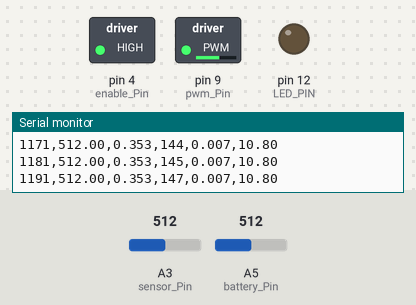
Bench run of a sketch on a simulated Arduino Uno, built with avr-gcc and run on an emulated ATmega328P. Parts: switched loads named in the sketch (green lamp = pin HIGH), output pins drawn as LEDs (lit = HIGH), the last lines printed to the serial monitor. The test bench sets the inputs (shaded band); at power-on: A3 (sensor_Pin) = 512, A5 (battery_Pin) = 512.

Above: at 3.2 s.
3.3 s: A3 (sensor_Pin) set to 716
At 4.4 s:
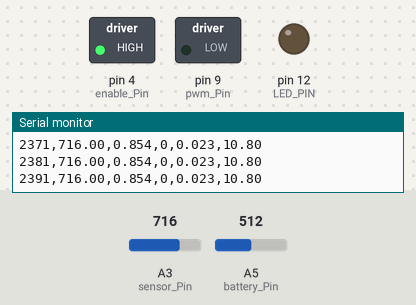
5.3 s: A3 (sensor_Pin) set to 122
At 6.53 s:
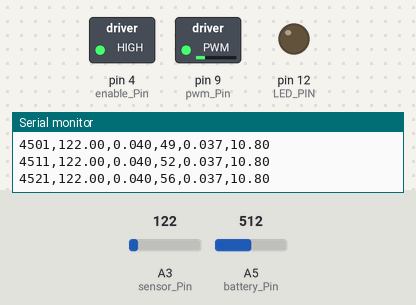
At 7.35 s:
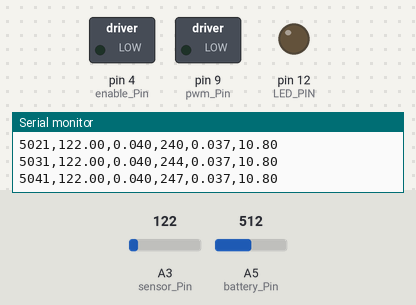
Timing chart, 0 to 14.3 s (numbered marks = the images above; inputs shaded):
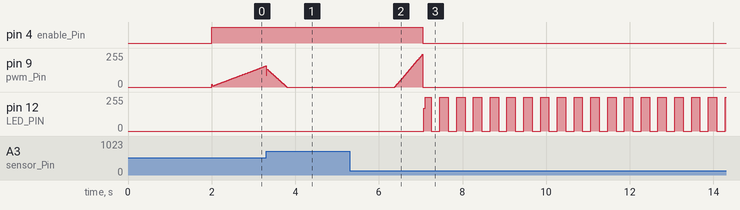

The sketch:

Active_Air_Sampler.ino
```cpp
// (licence header left out)
const float flow_Setting=0.5;  //Desired Flow rate in LPM
const float Seconds2Minutes=1.0/60.0; //Converts Seconds to minutes
////////////////////////////////////////////////////////


const float sampling_Time=300; //Sampling Time in Seconds
float desired_Volume=sampling_Time/60.0*flow_Setting;
//Comment two lines above and uncomment 2 lines below if specific volume desired
//float desired_Volume= ;
//const float sampling_Time=desired_Volume/(flow_Setting)*60; //Sampling Time in Seconds


int pwm = 0;  //PWM signal from 0 to 255 to control
const int pwm_Pin = 9;  //PWM output pin number
const int enable_Pin = 4; //Motor Driver Enable pin
const int battery_Pin = A5; //Battery input pin
const int sensor_Pin = A3; //Sensor Input pin
const int LED_PIN=12; //Red Warning LED Pin
boolean display_Last=true;  //Used to Display last sensor values before stopping the motor

float sensor_Bit; //Sensor Input Bit
float sensor_Flow=0;  //Sensor Flow rate in L/min
const float battery_Conversion = (43.2*5.0)/(1024.0*10.0); //Converts Battery input to Battery Voltage
float battery_Sense;  //Battery Voltage bit
float battery_Voltage;  //Battery Input Voltage

float prevIntegration_1=0; //Sum of previous integration terms for First PI controller
float error=0; //Error Term for PI controllers
float prev_Error=0;
boolean controller1 =true; //True until desired flow rate reached

//PID constants
const float kp_1=40.0; //P
const float ki_1=0.8;  //I
const float kd_1=1000.0; //D

float total_Volume=0;
float previous_Sensor_Flow=0;


float fpwm; //Floating point PWM, used to allow rounding for PWM
int battery_Counter=0;

unsigned long current_Time;  //Current Time in ms
unsigned long start_Time;    //Starting Time in ms
unsigned long previous_Time;  //Previous Sampling Time
unsigned long long startup_Time = 5000; //Lag time until until checking battery in ms
const unsigned long diff_Time=10;  //Difference between current_Time and previouis_Time in ms
void setup()
{
  //Initialize Communication with the Serial Monitor
  Serial.begin(38400);
  //Set PWM Frequency
  TCCR1B = TCCR1B & 0b11111000 | 0x01; //0x01=31372Hz PWM frequency
  //Set Up PWM Pin
  pinMode(pwm_Pin, OUTPUT);
  //Set up LED Pin
  pinMode(LED_PIN,OUTPUT);
  //Set up Enable Pin
  pinMode(enable_Pin, OUTPUT);
  //Initially have circuit turned off
  digitalWrite(enable_Pin, LOW);
  digitalWrite(LED_PIN, LOW);
 //Delay 2 seconds to set up Hand Vac
 delay(2000);
  Serial.println("Active_Air_Sampler");
  Serial.print("Sampling Flow Rate: ");
  Serial.println(flow_Setting);
  Serial.print("Sampling time in seconds: ");
  Serial.println(sampling_Time);
 //Enable Hand Vac to be controlled
 digitalWrite(enable_Pin, HIGH);
 //But don't start it yet
 analogWrite(pwm_Pin,0);
 //Set the Start time
 start_Time=millis();
 //Which is also the current time
 current_Time=start_Time;
}

void loop()
{
  //Previous time was old current_Time
  previous_Time=current_Time;
  //Assign new current time
  while (current_Time-previous_Time<diff_Time*1000)
  {
    current_Time=micros();
  }
  //If the Hand Vac hasn't been running for desired time
  if (total_Volume <desired_Volume)
    {
      digitalWrite(LED_PIN, LOW);
      readValues();                //Read new Sensor values
      convertReadings();           //Convert to Proper Units
      flowIntegration();
      PID();  //Run PID controller
      displayValues();  //Print Values to Serial Port
    }
    else
    {
      if(display_Last)
      {
        readValues();         //Read new Sensor values
        convertReadings();    //Convert to proper units
        flowIntegration();
        displayValues();      //Display Values
        display_Last=false;   //Stop display values
      }
      stopMotor();            //Stop the motor
    }
    checkBattery();
    delay(1);                //Delay to give ADC time
}


void checkBattery()
{
if (current_Time/1000-start_Time>startup_Time)
  {
    if (battery_Voltage <17.5)
    {
       digitalWrite(LED_PIN, HIGH);
       if (battery_Voltage <16.5)
       {
         battery_Counter++;
         if (battery_Counter>4)
         {
           stopMotor();
           total_Volume=desired_Volume+1000;
           delay(200);
           digitalWrite(LED_PIN, LOW);
           delay(200);
         }
       }
    }
  }
}
void PID()
{
    prev_Error=error;
    error=flow_Setting-sensor_Flow;
    prevIntegration_1 = prevIntegration_1+(error+prev_Error)/2.0*float(diff_Time);
    fpwm=kp_1*error+ki_1*(prevIntegration_1)+kd_1*(error-prev_Error)/float(diff_Time);

    pwm = constrain(floor(fpwm+0.5),0,255);       //Constrain it to what can reasonably be attained
    //digitalWrite(enable_Pin, HIGH);
    analogWrite(pwm_Pin,pwm);
}

void flowIntegration()
{
  //Integrate using trapezoidal rule, time is in milliseconds
  total_Volume+= (sensor_Flow+previous_Sensor_Flow)*(diff_Time)/120000.0; //12000=0.5*60000
}


void stopMotor()
{
    pwm = 0; //
    analogWrite(pwm_Pin, pwm);
    digitalWrite(enable_Pin, LOW); //Turn off Gate Driver
}

void readValues()
{
  battery_Sense=0;
  sensor_Bit=0;
  //Oversample for average values
  for (int i=1;i<=16;i++)
  {
    //Read Battery and Sensor Values
    battery_Sense += analogRead(battery_Pin);
    sensor_Bit += analogRead(sensor_Pin);
  }
  battery_Sense/=16;
  sensor_Bit/=16;
}

void convertReadings()
{
  //Save Previous Flow
  previous_Sensor_Flow=sensor_Flow;
  //Convert to Sensor Flow Rate
  sensor_Flow = 2.786*sensor_Bit*sensor_Bit/1000000.0-9.652*sensor_Bit/10000.0+0.1166;//Sensor 2;
  //Convert Battery Voltage bit to actual voltage
  battery_Voltage = battery_Sense * battery_Conversion;
}

void displayValues()
//Displays Desired Values
{
  //Running Time
  Serial.print(current_Time/1000-start_Time);
  Serial.print(",");
  Serial.print(sensor_Bit);
  Serial.print(",");
  Serial.print(sensor_Flow,3);
  Serial.print(",");
  Serial.print(pwm);
  Serial.print(",");
  Serial.print(total_Volume,3);
  Serial.print(",");
  Serial.print(battery_Voltage);
  Serial.println("");

}
/*Active Air Sampler is the proprietary property of The Regents of the University of California (“The Regents.”)
Copyright © 2019 The Regents of the University of California, Davis campus. All Rights Reserved.
Redistribution and use in source and binary forms, with or without modification, are permitted by nonprofit, research institutions for research use only, provided that the following conditions are met:
•  Redistributions of source code must retain the above copyright notice, this list of conditions and the following disclaimer.
• Redistributions in binary form must reproduce the above copyright notice, this list of conditions and the following disclaimer in the documentation and/or other materials provided with the distribution.
• The name of The Regents may not be used to endorse or promote products derived from this software without specific prior written permission.
The end-user understands that the program was developed for research purposes and is advised not to rely exclusively on the program for any reason.
THE SOFTWARE PROVIDED IS ON AN "AS IS" BASIS, AND THE REGENTS HAVE NO OBLIGATION TO PROVIDE MAINTENANCE, SUPPORT, UPDATES, ENHANCEMENTS, OR MODIFICATIONS. THE REGENTS SPECIFICALLY DISCLAIM ANY EXPRESS OR IMPLIED WARRANTIES, INCLUDING BUT NOT LIMITED TO, THE IMPLIED WARRANTIES OF MERCHANTABILITY, FITNESS FOR A PARTICULAR PURPOSE AND NONINFRINGEMENT. IN NO EVENT SHALL THE REGENTS BE LIABLE TO ANY PARTY FOR DIRECT, INDIRECT, SPECIAL, INCIDENTAL, EXEMPLARY OR CONSEQUENTIAL DAMAGES, INCLUDING BUT NOT LIMITED TO  PROCUREMENT OF SUBSTITUTE GOODS OR SERVICES, LOSS OF USE, DATA OR PROFITS, OR BUSINESS INTERRUPTION, HOWEVER CAUSED AND UNDER ANY THEORY OF LIABILITY WHETHER IN CONTRACT, STRICT LIABILITY OR TORT (INCLUDING NEGLIGENCE OR OTHERWISE) ARISING IN ANY WAY OUT OF THE USE OF THIS SOFTWARE AND ITS DOCUMENTATION, EVEN IF ADVISED OF THE POSSIBILITY OF SUCH DAMAGE.
If you do not agree to these terms, do not download or use the software.  This license may be modified only in a writing signed by authorized signatory of both parties.
For commercial license information please contact copyright@ucdavis.edu.
*/
```

Measured:
- after the input at 5.3 s, pin 9 (pwm_Pin): rises from 0/255 to 244/255 in 0.66 s, then falls to 0/255 in 0.01 s
- by itself, pin 12 (LED_PIN): moves between 0/255 and 255/255, repeating every 0.80 s
